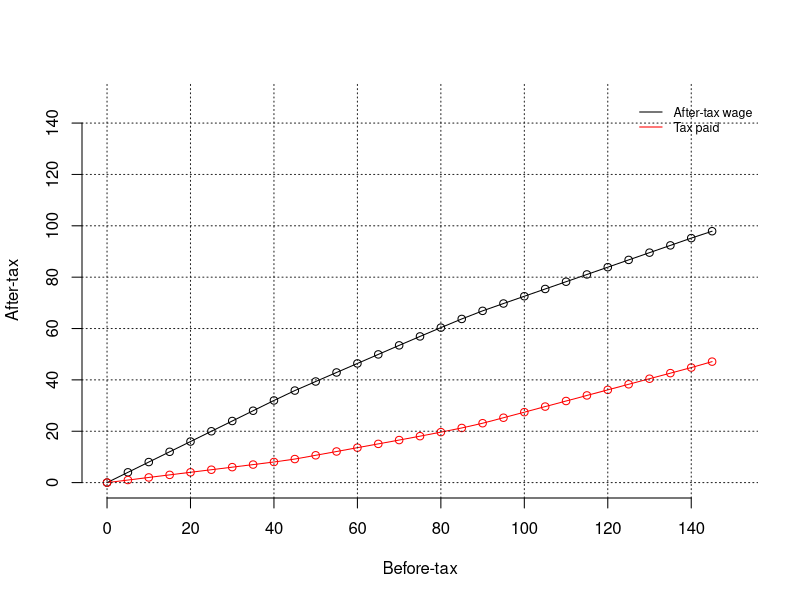

This figure's R source:
WAGE_MAX=150

bracket <- function(w)
{
    t <- 0
    x <- w
    
    # Ontario + Canada cumulative brackets
    tbl <- data.frame(
        L = c(220000, 200000, 150000, 140388, 90563, 86176, 83075, 73145, 45282, 41536, 0),
        R = c(0.5353, 0.5197, 0.4797, 0.4641, 0.4341, 0.3791, 0.3389, 0.3148, 0.2965, 0.2415, 0.2005))

    for (i in seq(1, length(tbl$L)))
    {
        l <- tbl$L[i]
        r <- tbl$R[i]
        if (x > l)
        {
            t <- t + (x-l)*r
            x <- l
        }
    }
    return(t/w)
}

wage_before <- seq(1,WAGE_MAX*1000, by=5000)
wage_after <- c()
tax_paid <- c()
for (X in wage_before)
{
    wage_after <- c(wage_after, X*(1.0-bracket(X))/1000)
    tax_paid <- c(tax_paid, X*(bracket(X)/1000))
}

plot(wage_before/1000, xlim=c(0,WAGE_MAX), ylim=c(0,WAGE_MAX), type='n', axes=FALSE, xlab="Before-tax", ylab="After-tax")
lines(wage_before/1000, wage_after, type='o')
lines(wage_before/1000, tax_paid, type='o', col="#ff0000")
legend('topright', c("After-tax wage", "Tax paid"), title="", lty=1, col=c("#000000", "#ff0000"), bty='n', cex=.75)

ticks = seq(0,WAGE_MAX,by=20)

tbl <- data.frame(x=wage_before/1000, y=wage_after, z=tax_paid, r=tax_paid/wage_before*1000)
tbl

axis(side = 1, at = ticks)
axis(side = 2, at = ticks)
abline(h=ticks, v=ticks, col="#222222", lty=3)

#w <- 40000
#c(w, w*bracket(w), w*(1.0-bracket(w)))
#w <- 60000
#c(w, w*bracket(w), w*(1.0-bracket(w)))
#w <- 80000
#c(w, w*bracket(w), w*(1.0-bracket(w)))
